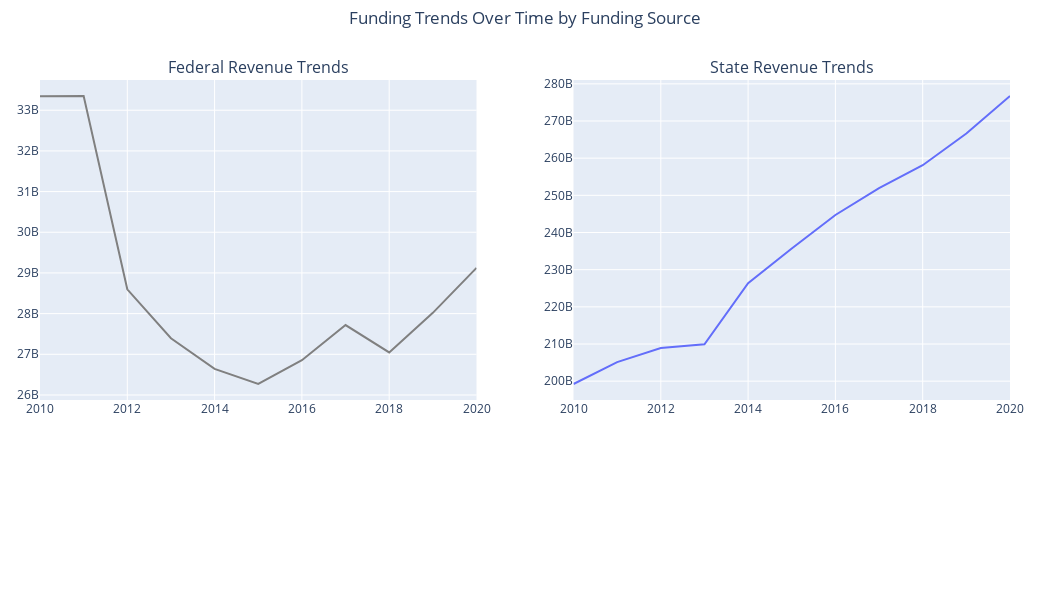

Source (notebook cell):
### Code cell
combined_funding_line = utils.create_combined_figure(federal_funding_line, 
                                                    state_funding_line,
                                                    'Funding Trends Over Time by Funding Source',
                                                    ('Federal Revenue Trends', 'State Revenue Trends'))
combined_funding_line.show()

### Figure 1 — Plotly figure (JSON) as saved in the notebook; plotly's stock layout.template omitted (floating-point values rounded to 4 significant figures)
{"data": [{"hovertemplate": "year=%{x}<br>revenue_amount=%{y}<extra></extra>", "legendgroup": "", "line": {"color": "grey", "dash": "solid"}, "marker": {"symbol": "circle"}, "mode": "lines", "name": "", "orientation": "v", "showlegend": false, "type": "scatter", "x": [2010, 2011, 2012, 2013, 2014, 2015, 2016, 2017, 2018, 2019, 2020], "xaxis": "x", "y": [33344932000, 33349511000, 28596836000, 27395623000, 26642891000, 26269610000, 26853946000, 27718668000, 27044945000, 28019161000, 29125030000], "yaxis": "y"}, {"hovertemplate": "year=%{x}<br>revenue_amount=%{y}<extra></extra>", "legendgroup": "", "line": {"color": "#636efa", "dash": "solid"}, "marker": {"symbol": "circle"}, "mode": "lines", "name": "", "orientation": "v", "showlegend": false, "type": "scatter", "x": [2010, 2011, 2012, 2013, 2014, 2015, 2016, 2017, 2018, 2019, 2020], "xaxis": "x2", "y": [199235153000, 205114185000, 208906281000, 209927867000, 226335811000, 235699538000, 244709913000, 251963601000, 258090983000, 266648989000, 276726806000], "yaxis": "y2"}], "layout": {"annotations": [{"font": {"size": 16}, "showarrow": false, "text": "Federal Revenue Trends", "x": 0.225, "xanchor": "center", "xref": "paper", "y": 1, "yanchor": "bottom", "yref": "paper"}, {"font": {"size": 16}, "showarrow": false, "text": "State Revenue Trends", "x": 0.775, "xanchor": "center", "xref": "paper", "y": 1, "yanchor": "bottom", "yref": "paper"}], "height": 600, "hoverlabel": {"bgcolor": "white", "font": {"family": "Calibri", "size": 16}}, "legend": {"orientation": "h", "x": 0.5, "xanchor": "center", "y": -0.3, "yanchor": "bottom"}, "margin": {"b": 200, "l": 40, "r": 40, "t": 80}, "title": {"text": "Funding Trends Over Time by Funding Source", "x": 0.5, "xanchor": "center", "y": 0.98, "yanchor": "top"}, "width": 1050, "xaxis": {"anchor": "y", "domain": [0, 0.45]}, "xaxis2": {"anchor": "y2", "domain": [0.55, 1]}, "yaxis": {"anchor": "x", "domain": [0, 1]}, "yaxis2": {"anchor": "x2", "domain": [0, 1]}}}
